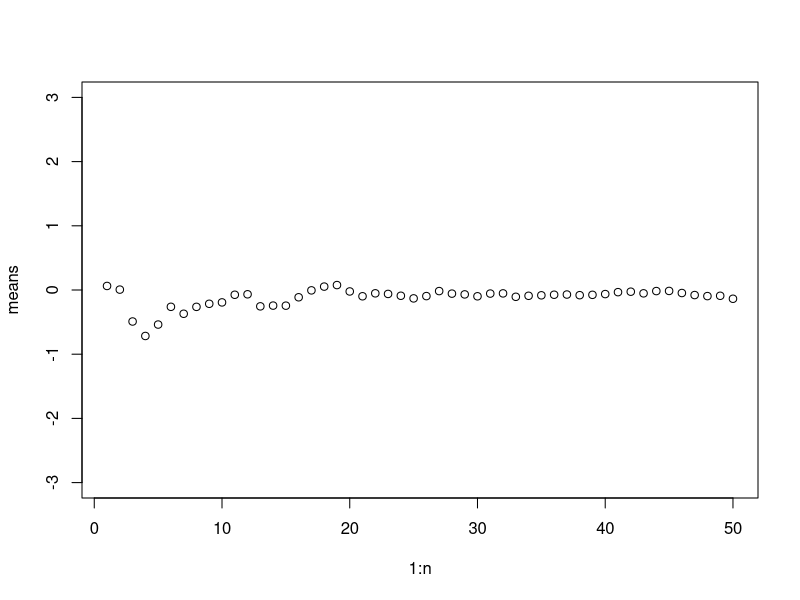
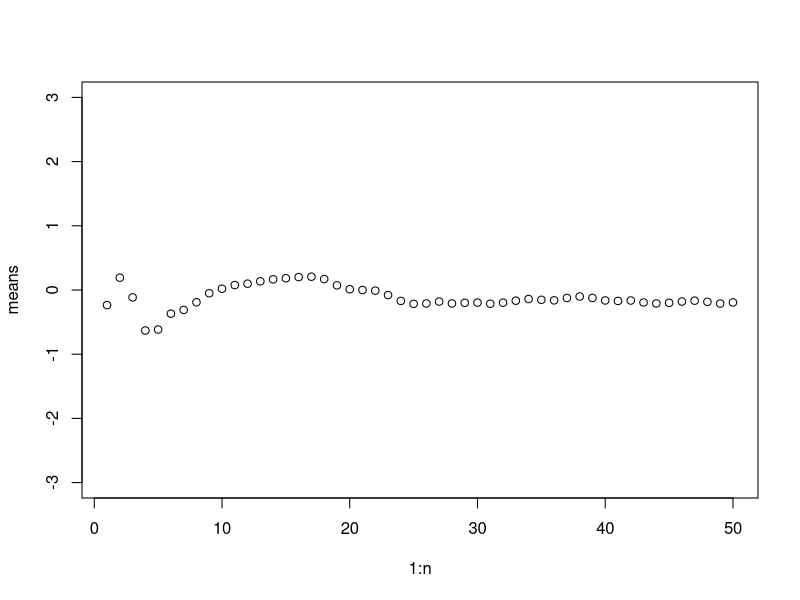
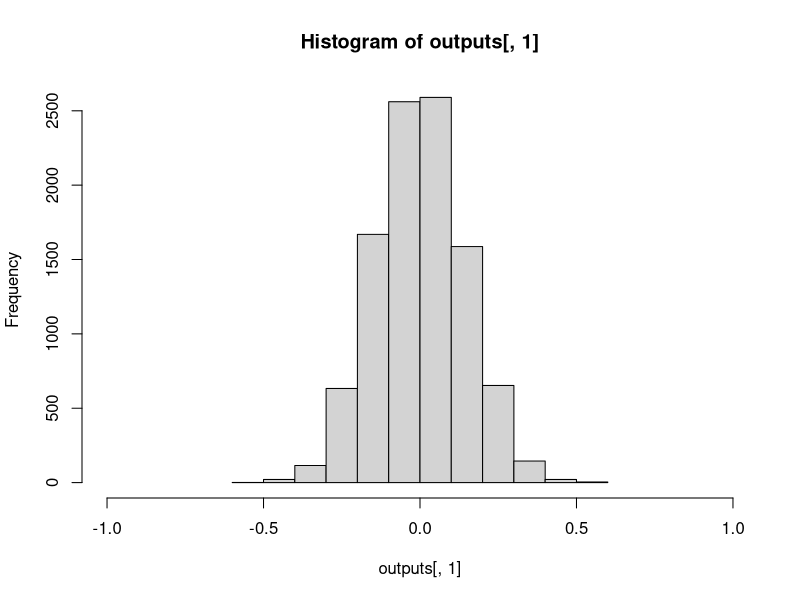
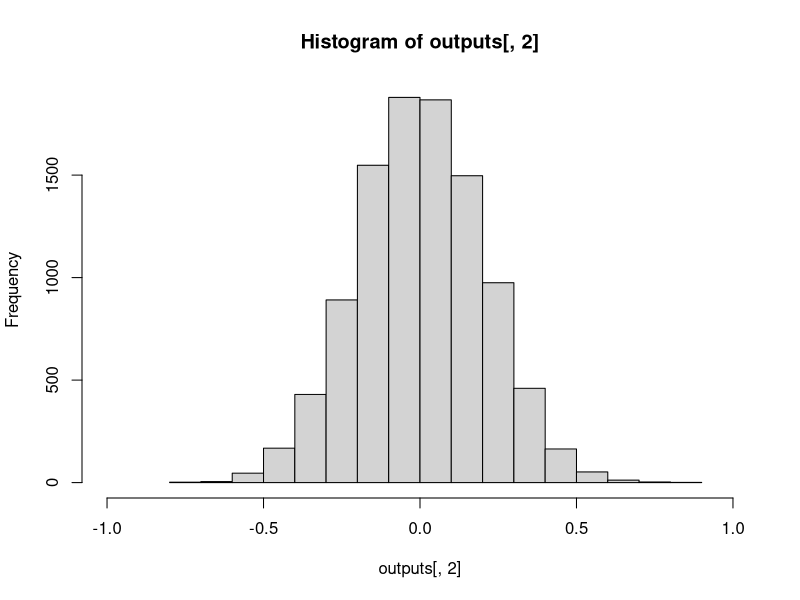
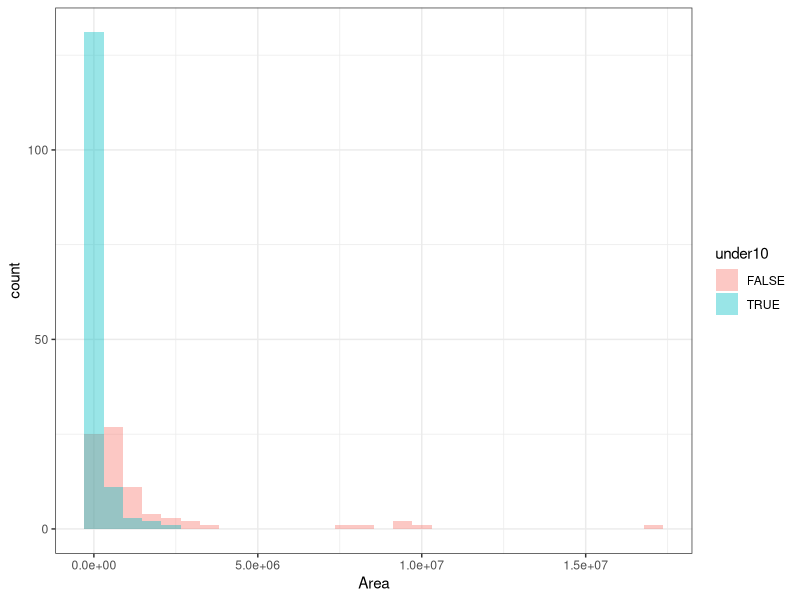
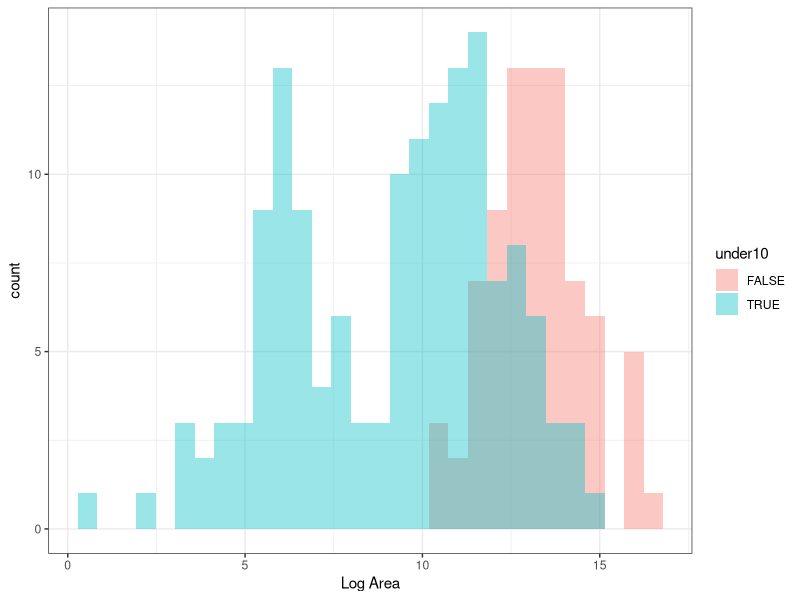
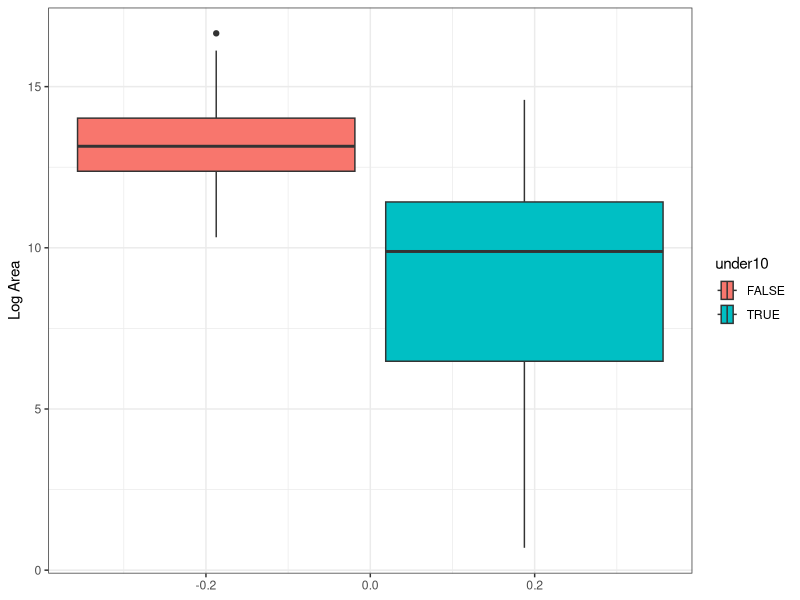
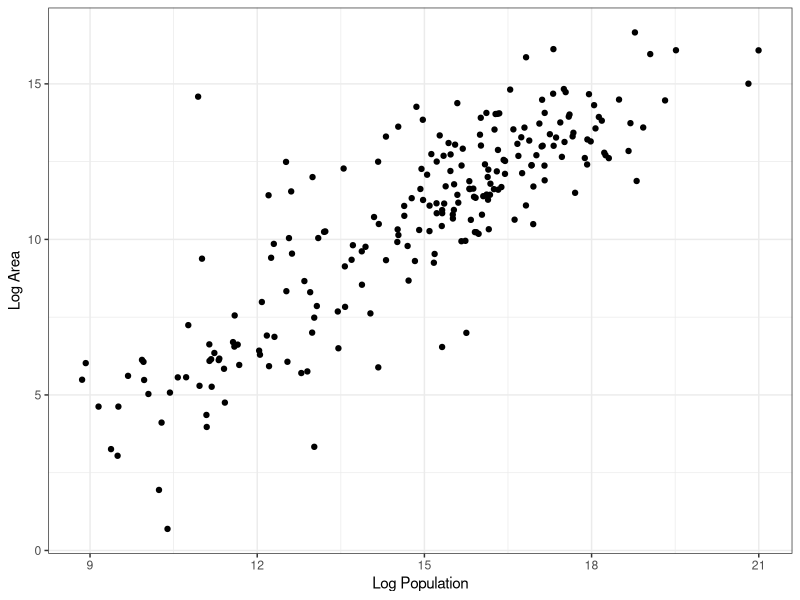

Write R code to recreate these figures, in order.
## ---- chunk 1
a = cbind(c(1/3, 1/3, 1/3))
b = cbind(c(2, 3, 4))
mu = cbind(rep(4,3))
d = rbind(c(1, 2, 0), c(3, -1, 2), c(-2, 3, -2))
f = matrix(1, nrow = 3, ncol = 3)
diag(f) <- 3

d * 4 # Scalar multiplication

# This gives an error because of dimension mismatches
#a %*% b
t(a) %*% b
sum(a * b) # Easier way if you just have vectors

# This gives an error because of dimension mismatches
#a %*% d
d %*% a

# Matrix inverse
det(d)
# This gives an error because the determinant is 0
# solve(d)
solve(f)
f %*% solve(f)
solve(f) %*% f
## ---- chunk 2
t(a) %*% (b-mu) %*% (t(a) %*% f %*% a)^(-1/2)
## ---- chunk 3
set.seed(139)

# Import MASS for mvrnorm
library(MASS)

# Number of samples
n <- 50
## ---- chunk 4
# Gets the mean of the vector x through index n
moving_mean <- function(x, n) {
  return (mean(x[1:n]))
}

# Show convergence with no correlation
x <- rnorm(n, 0, 1)
means = vector(length = n)
for (i in 1:n) {
  means[i] <- moving_mean(x, i)
}
plot(1:n, means, ylim = c(-3,3))

# Correlation (Why could this not be above 0.5? E.g. what would be wrong if it was 1?)
p = 0.5
## ---- chunk 5
# Creates covariance matrix with correlation between adjacent samples
Sigma = matrix(0, nrow = n, ncol = n)
diag(Sigma) <- 1
for (i in 2:n) {
  Sigma[i, i-1] <- p
  Sigma[i-1, i] <- p
}

# Show convergence with correlation
x <- mvrnorm(n = 1, rep(0, n), Sigma)
means = vector(length = n)
for (i in 1:n) {
  means[i] <- moving_mean(x, i)
}
plot(1:n, means, ylim = c(-3,3))
## ---- chunk 6
# Simulate many times to get the variance of the sample mean
nsim = 10000
outputs <- matrix(nrow = nsim, ncol = 2)
for (i in 1:nsim) {
  x <- rnorm(n, 0, 1)
  outputs[i,1] <- mean(x)
  
  x <- mvrnorm(n = 1, rep(0, n), Sigma)
  outputs[i,2] <- mean(x)
  #print(paste0("Finished ", i, " out of ", nsim))
}

# No correlation
hist(outputs[,1], xlim = c(-1,1))
var(outputs[,1])

# Correlation
hist(outputs[,2], xlim = c(-1,1))
var(outputs[,2])
## ---- chunk 7
# Read in the data
countries <- read.csv("data/countries.csv", check.names = F)
## ---- chunk 8
# Summary statistics
c(summary(countries$Population), "SD" = sd(countries$Population))

# Proportion of countries with less than 10 million people
mean(countries$Population < 10000000)
## ---- chunk 9
# Summary statistics
under10 <- countries[countries$Population < 10000000,]
over10 <- countries[countries$Population >= 10000000,]
c(summary(under10$`Area (sq. mi.)`), "SD" = sd(under10$`Area (sq. mi.)`))
c(summary(over10$`Area (sq. mi.)`), "SD" = sd(over10$`Area (sq. mi.)`))

countries$under10 <- countries$Population < 10000000

library(ggplot2)
ggplot(countries, aes(x=`Area (sq. mi.)`, fill=under10)) + 
  geom_histogram(alpha=0.4, position="identity") + 
  xlab("Area") + 
  theme_bw()

countries$logArea <- log(countries$`Area (sq. mi.)`)
ggplot(countries, aes(x=logArea, fill=under10)) + 
  geom_histogram(alpha=0.4, position="identity") + 
  xlab("Log Area") + 
  theme_bw()

ggplot(countries, aes(x=logArea, fill=under10)) + 
  geom_boxplot() + 
  xlab("Log Area") + 
  theme_bw() + 
  coord_flip()

ggplot(countries, aes(x=log(Population), y=logArea)) + 
  geom_point() + 
  xlab("Log Population") + 
  ylab("Log Area") +
  theme_bw()
## ---- chunk 10
table(countries$Region, countries$under10)
